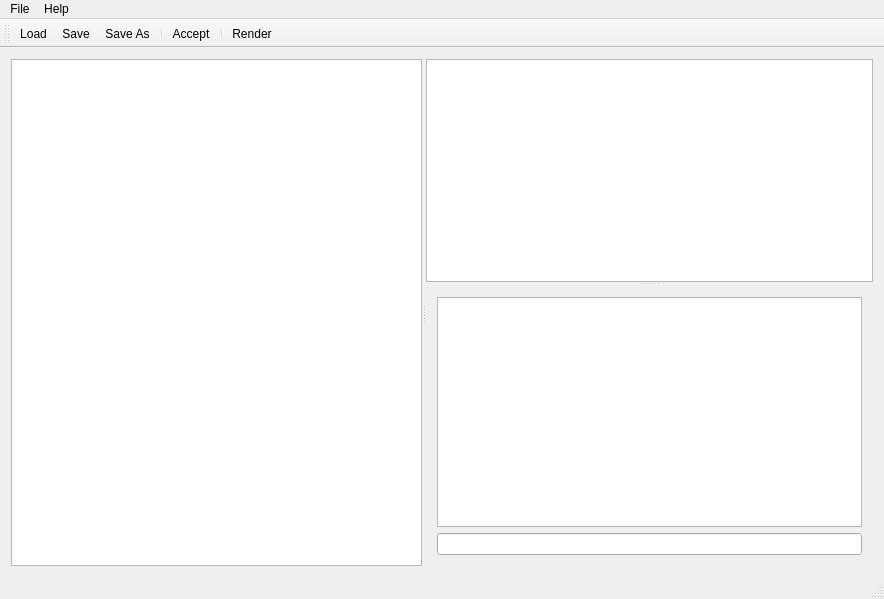
<?xml version="1.0" encoding="UTF-8"?>
<ui version="4.0">
 <class>MainWindow</class>
 <widget class="QMainWindow" name="MainWindow">
  <property name="geometry">
   <rect>
    <x>0</x>
    <y>0</y>
    <width>884</width>
    <height>599</height>
   </rect>
  </property>
  <property name="windowTitle">
   <string>MainWindow</string>
  </property>
  <widget class="QWidget" name="centralWidget">
   <layout class="QHBoxLayout" name="horizontalLayout">
    <item>
     <widget class="QSplitter" name="splitterEditTree">
      <property name="orientation">
       <enum>Qt::Horizontal</enum>
      </property>
      <widget class="QTreeView" name="sceneTreeView">
       <property name="rootIsDecorated">
        <bool>true</bool>
       </property>
       <property name="headerHidden">
        <bool>true</bool>
       </property>
      </widget>
      <widget class="QSplitter" name="splitter">
       <property name="orientation">
        <enum>Qt::Vertical</enum>
       </property>
       <widget class="QTableView" name="avarTableView">
        <property name="editTriggers">
         <set>QAbstractItemView::CurrentChanged</set>
        </property>
        <property name="alternatingRowColors">
         <bool>true</bool>
        </property>
        <property name="selectionMode">
         <enum>QAbstractItemView::SingleSelection</enum>
        </property>
        <attribute name="horizontalHeaderDefaultSectionSize">
         <number>30</number>
        </attribute>
        <attribute name="horizontalHeaderStretchLastSection">
         <bool>false</bool>
        </attribute>
        <attribute name="verticalHeaderVisible">
         <bool>false</bool>
        </attribute>
        <attribute name="verticalHeaderDefaultSectionSize">
         <number>18</number>
        </attribute>
       </widget>
       <widget class="QWidget" name="layoutWidget">
        <layout class="QVBoxLayout" name="verticalLayout">
         <item>
          <widget class="QTextEdit" name="mainEditor">
           <property name="sizePolicy">
            <sizepolicy hsizetype="Expanding" vsizetype="Expanding">
             <horstretch>0</horstretch>
             <verstretch>0</verstretch>
            </sizepolicy>
           </property>
           <property name="tabStopWidth">
            <number>20</number>
           </property>
          </widget>
         </item>
         <item>
          <widget class="QLineEdit" name="lineEdit">
           <property name="sizePolicy">
            <sizepolicy hsizetype="Expanding" vsizetype="Fixed">
             <horstretch>0</horstretch>
             <verstretch>0</verstretch>
            </sizepolicy>
           </property>
          </widget>
         </item>
        </layout>
       </widget>
      </widget>
     </widget>
    </item>
   </layout>
  </widget>
  <widget class="QMenuBar" name="menuBar">
   <property name="geometry">
    <rect>
     <x>0</x>
     <y>0</y>
     <width>884</width>
     <height>25</height>
    </rect>
   </property>
   <widget class="QMenu" name="menuFile">
    <property name="title">
     <string>File</string>
    </property>
    <addaction name="actionLoad"/>
    <addaction name="actionSave"/>
    <addaction name="actionSave_As"/>
    <addaction name="separator"/>
    <addaction name="actionExit"/>
   </widget>
   <widget class="QMenu" name="menuHelp">
    <property name="title">
     <string>Help</string>
    </property>
    <addaction name="actionAbout_The_Animator"/>
   </widget>
   <addaction name="menuFile"/>
   <addaction name="menuHelp"/>
  </widget>
  <widget class="QToolBar" name="mainToolBar">
   <attribute name="toolBarArea">
    <enum>TopToolBarArea</enum>
   </attribute>
   <attribute name="toolBarBreak">
    <bool>false</bool>
   </attribute>
   <addaction name="actionLoad"/>
   <addaction name="actionSave"/>
   <addaction name="actionSave_As"/>
   <addaction name="separator"/>
   <addaction name="actionAccept"/>
   <addaction name="separator"/>
   <addaction name="actionRender"/>
  </widget>
  <widget class="QStatusBar" name="statusBar"/>
  <action name="actionExit">
   <property name="text">
    <string>Exit</string>
   </property>
  </action>
  <action name="actionAbout_The_Animator">
   <property name="text">
    <string>About The Animator</string>
   </property>
  </action>
  <action name="actionLoad">
   <property name="text">
    <string>Load</string>
   </property>
  </action>
  <action name="actionSave">
   <property name="text">
    <string>Save</string>
   </property>
  </action>
  <action name="actionSave_As">
   <property name="text">
    <string>Save As...</string>
   </property>
  </action>
  <action name="actionAccept">
   <property name="text">
    <string>Accept</string>
   </property>
   <property name="toolTip">
    <string>Accept changes to the items code</string>
   </property>
  </action>
  <action name="actionRender">
   <property name="text">
    <string>Render</string>
   </property>
   <property name="toolTip">
    <string>Render Scene</string>
   </property>
  </action>
 </widget>
 <layoutdefault spacing="6" margin="11"/>
 <resources/>
 <connections/>
</ui>
